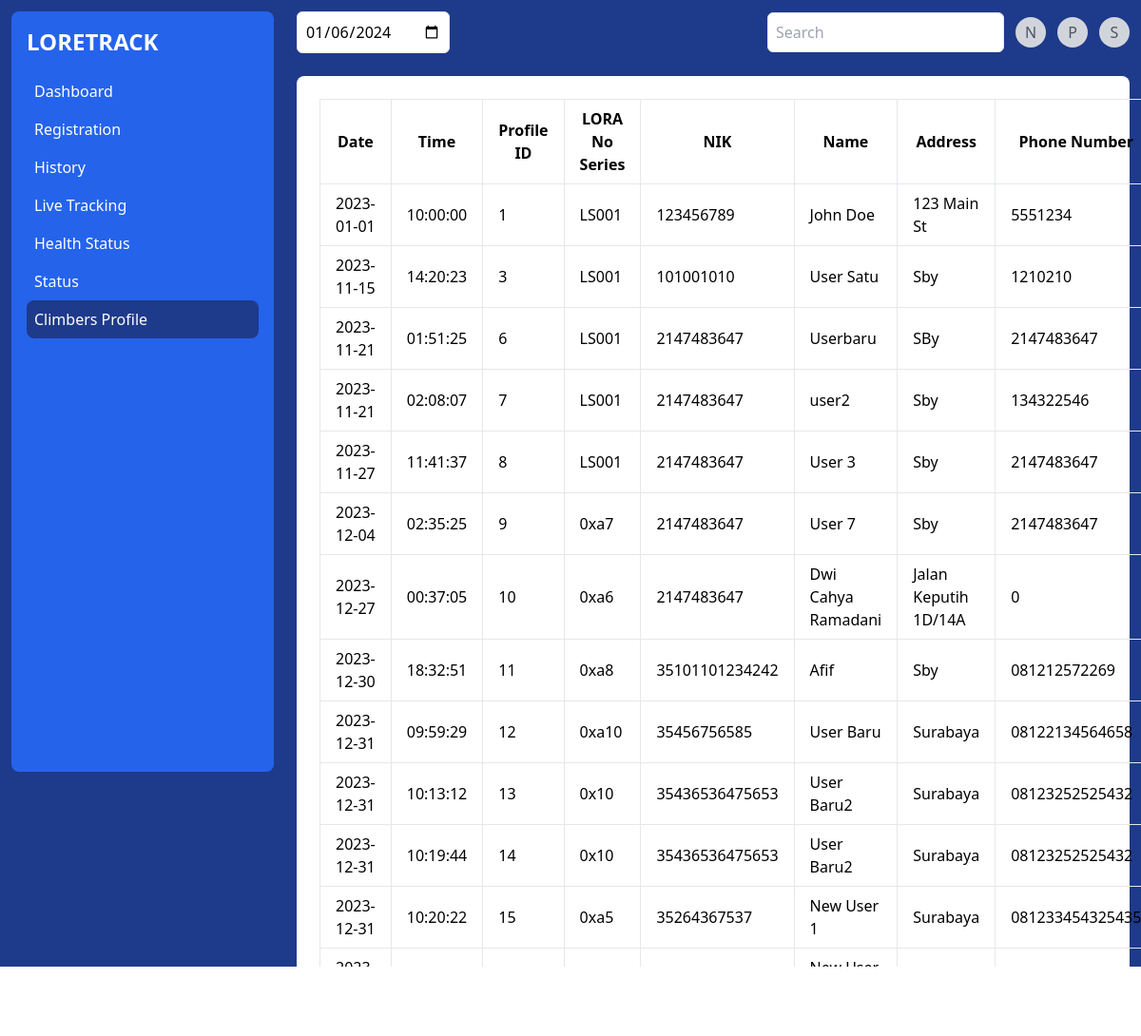
The app's page /profile.php with its own data.
### tables this page shows
CREATE TABLE `profile` (
  `profile_id` int(11) NOT NULL,
  `lora_noseries` varchar(20) DEFAULT NULL,
  `NIK` varchar(50) DEFAULT NULL,
  `name` varchar(255) DEFAULT NULL,
  `address` varchar(255) DEFAULT NULL,
  `phone_number` varchar(25) DEFAULT NULL,
  `time` time DEFAULT NULL,
  `date` date DEFAULT NULL
);

### profile.php (the view, shortened to what this page needs)
<?php
include 'config.php';
$dateSelected = date('Y-m-d');
try {
    $stmt = $pdo->query("SELECT * FROM profile");
    $profiles = $stmt->fetchAll(PDO::FETCH_ASSOC);
} catch (PDOException $e) {
    die("Error connecting to the database: " . $e->getMessage());
}
?>
<!DOCTYPE html>
<html lang="en">
<head>
    <link href="https://cdn.jsdelivr.net/npm/tailwindcss@2.2.19/dist/tailwind.min.css" rel="stylesheet">
</head>
<body class="bg-blue-900 p-3">
    <div class="grid grid-cols-4 gap-6">
        <div class="bg-blue-600 text-white p-4 rounded-lg h-screen">
            <h1 class="text-2xl font-bold mb-4">LORETRACK</h1>
            <nav>
                <a href="dashboard.php" class="block py-2 px-2 hover:bg-blue-700 rounded-lg">Dashboard</a>
                <a href="regis.php" class="block py-2 px-2 hover:bg-blue-700 rounded-lg">Registration</a>
                <a href="history.php" class="block py-2 px-2 hover:bg-blue-700 rounded-lg">History</a>
                <a href="live-tracking.php" class="block py-2 px-2 hover:bg-blue-700 rounded-lg">Live Tracking</a>
                <a href="health-status.php" class="block py-2 px-2 hover:bg-blue-700 rounded-lg">Health Status</a>
                <a href="notification.php" class="block py-2 px-2 hover:bg-blue-700 rounded-lg">Status</a>
                <a href="profile.php" class="block py-2 px-2 bg-blue-900 hover:bg-blue-700 rounded-lg">Climbers Profile</a>
            </nav>
        </div>
        <div class="col-span-3 space-y-6">
            <div class="flex justify-between items-center">
            <form action="" method="post">
            <input type="date" name="selectedDate" value="<?= $dateSelected ?>" class="p-2 border rounded-md" onchange="this.form.submit()">
            </form>
                <div class="flex items-center">
                    <input type="search" placeholder="Search" class="p-2 border rounded-md">
                    <a href="notification.php" class="ml-3 bg-gray-300 rounded-full h-8 w-8 flex items-center justify-center text-gray-600">N</a>
                    <div class="ml-3 relative">
                        <div class="bg-gray-300 rounded-full h-8 w-8 flex items-center justify-center text-gray-600 cursor-pointer profile-icon">P</div>
                    </div>
                    <a href="#settings" class="ml-3 bg-gray-300 rounded-full h-8 w-8 flex items-center justify-center text-gray-600">S</a>
                </div>
            </div>
                <div class="bg-white p-6 rounded-lg">
                    <table class="min-w-full table-auto">
                        <thead>
                            <tr>
                                <th class="px-4 py-2 border">Date</th>
                                <th class="px-4 py-2 border">Time</th>
                                <th class="px-4 py-2 border">Profile ID</th>
                                <th class="px-4 py-2 border">LORA No Series</th>
                                <th class="px-4 py-2 border">NIK</th>
                                <th class="px-4 py-2 border">Name</th>
                                <th class="px-4 py-2 border">Address</th>
                                <th class="px-4 py-2 border">Phone Number</th>
                            </tr>
                        </thead>
                        <tbody>
                            <?php foreach ($profiles as $profile): ?>
                                <tr>
                                    <td class="px-4 py-2 border"><?= htmlspecialchars($profile['date']) ?></td>
                                    <td class="px-4 py-2 border"><?= htmlspecialchars($profile['time']) ?></td>
                                    <td class="px-4 py-2 border"><?= htmlspecialchars($profile['profile_id']) ?></td>
                                    <td class="px-4 py-2 border"><?= htmlspecialchars($profile['lora_noseries']) ?></td>
                                    <td class="px-4 py-2 border"><?= htmlspecialchars($profile['NIK']) ?></td>
                                    <td class="px-4 py-2 border"><?= htmlspecialchars($profile['name']) ?></td>
                                    <td class="px-4 py-2 border"><?= htmlspecialchars($profile['address']) ?></td>
                                    <td class="px-4 py-2 border"><?= htmlspecialchars($profile['phone_number']) ?></td>
                                </tr>
                            <?php endforeach; ?>
                        </tbody>
                    </table>
                </div>
        </div>
    </div>
</body>
</html>

### records on screen
profile: date "2023-01-01", time "10:00:00", profile_id "1", lora_noseries "LS001", NIK "123456789", name "John Doe", address "123 Main St", phone_number "5551234"
profile: date "2023-11-15", time "14:20:23", profile_id "3", lora_noseries "LS001", NIK "101001010", name "User Satu", address "Sby", phone_number "1210210"
profile: date "2023-11-21", time "01:51:25", profile_id "6", lora_noseries "LS001", NIK "2147483647", name "Userbaru", address "SBy", phone_number "2147483647"
profile: date "2023-11-21", time "02:08:07", profile_id "7", lora_noseries "LS001", NIK "2147483647", name "user2", address "Sby", phone_number "134322546"
profile: date "2023-11-27", time "11:41:37", profile_id "8", lora_noseries "LS001", NIK "2147483647", name "User 3", address "Sby", phone_number "2147483647"
profile: date "2023-12-04", time "02:35:25", profile_id "9", lora_noseries "0xa7", NIK "2147483647", name "User 7", address "Sby", phone_number "2147483647"
profile: date "2023-12-27", time "00:37:05", profile_id "10", lora_noseries "0xa6", NIK "2147483647", name "Dwi Cahya Ramadani", address "Jalan Keputih 1D/14A", phone_number "0"
profile: date "2023-12-30", time "18:32:51", profile_id "11", lora_noseries "0xa8", NIK "35101101234242", name "Afif", address "Sby", phone_number "081212572269"
profile: date "2023-12-31", time "09:59:29", profile_id "12", lora_noseries "0xa10", NIK "35456756585", name "User Baru", address "Surabaya", phone_number "08122134564658"
profile: date "2023-12-31", time "10:13:12", profile_id "13", lora_noseries "0x10", NIK "35436536475653", name "User Baru2", address "Surabaya", phone_number "08123252525432"
profile: date "2023-12-31", time "10:19:44", profile_id "14", lora_noseries "0x10", NIK "35436536475653", name "User Baru2", address "Surabaya", phone_number "08123252525432"
profile: date "2023-12-31", time "10:20:22", profile_id "15", lora_noseries "0xa5", NIK "35264367537", name "New User 1", address "Surabaya", phone_number "081233454325435"
profile: date "2023-12-31", name "New User 2"
